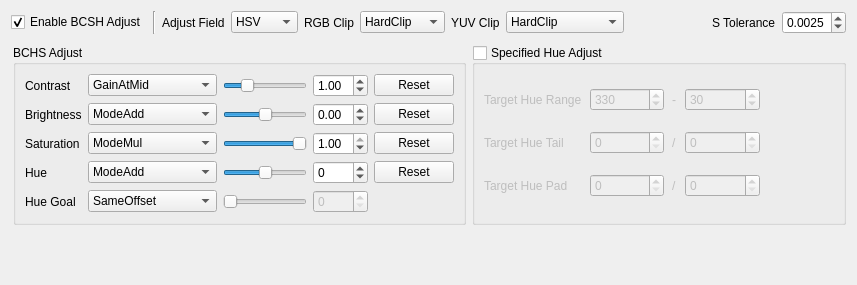
<?xml version="1.0" encoding="UTF-8"?>
<ui version="4.0">
 <class>HsvUiWidget</class>
 <widget class="QWidget" name="HsvUiWidget">
  <property name="geometry">
   <rect>
    <x>0</x>
    <y>0</y>
    <width>857</width>
    <height>285</height>
   </rect>
  </property>
  <property name="windowTitle">
   <string>HSV Config</string>
  </property>
  <layout class="QVBoxLayout" name="verticalLayout">
   <item>
    <layout class="QHBoxLayout" name="horizontalLayout_enable">
     <item>
      <widget class="QCheckBox" name="checkBox_enableHsvAdj">
       <property name="toolTip">
        <string>启用 HSV 调整处理</string>
       </property>
       <property name="text">
        <string>Enable BCSH Adjust</string>
       </property>
       <property name="checked">
        <bool>true</bool>
       </property>
      </widget>
     </item>
     <item>
      <widget class="Line" name="line">
       <property name="orientation">
        <enum>Qt::Orientation::Vertical</enum>
       </property>
      </widget>
     </item>
     <item>
      <widget class="QLabel" name="label_colorspace">
       <property name="text">
        <string>Adjust Field</string>
       </property>
      </widget>
     </item>
     <item>
      <widget class="QComboBox" name="comboBox_adjustField">
       <property name="sizePolicy">
        <sizepolicy hsizetype="Preferred" vsizetype="Fixed">
         <horstretch>0</horstretch>
         <verstretch>0</verstretch>
        </sizepolicy>
       </property>
       <item>
        <property name="text">
         <string>HSV</string>
        </property>
       </item>
       <item>
        <property name="text">
         <string>HSI</string>
        </property>
       </item>
       <item>
        <property name="text">
         <string>HSL</string>
        </property>
       </item>
       <item>
        <property name="text">
         <string>HCY</string>
        </property>
       </item>
       <item>
        <property name="text">
         <string>HSP</string>
        </property>
       </item>
       <item>
        <property name="text">
         <string>Lch</string>
        </property>
       </item>
       <item>
        <property name="text">
         <string>RGB</string>
        </property>
       </item>
       <item>
        <property name="text">
         <string>YCbCr</string>
        </property>
       </item>
      </widget>
     </item>
     <item>
      <widget class="QLabel" name="label_clip">
       <property name="text">
        <string>RGB Clip</string>
       </property>
      </widget>
     </item>
     <item>
      <widget class="QComboBox" name="comboBox_rgbClipType">
       <property name="enabled">
        <bool>true</bool>
       </property>
       <item>
        <property name="text">
         <string>HardClip</string>
        </property>
       </item>
       <item>
        <property name="text">
         <string>SoftClip</string>
        </property>
       </item>
       <item>
        <property name="text">
         <string>ConstHue</string>
        </property>
       </item>
      </widget>
     </item>
     <item>
      <widget class="QLabel" name="label_2">
       <property name="text">
        <string>YUV Clip</string>
       </property>
      </widget>
     </item>
     <item>
      <widget class="QComboBox" name="comboBox_yuvClipType">
       <property name="enabled">
        <bool>true</bool>
       </property>
       <item>
        <property name="text">
         <string>HardClip</string>
        </property>
       </item>
       <item>
        <property name="text">
         <string>ClipInRGB</string>
        </property>
       </item>
       <item>
        <property name="text">
         <string>ClipChroma</string>
        </property>
       </item>
       <item>
        <property name="text">
         <string>ClipChromaSoft</string>
        </property>
       </item>
      </widget>
     </item>
     <item>
      <spacer name="horizontalSpacer_enable">
       <property name="orientation">
        <enum>Qt::Orientation::Horizontal</enum>
       </property>
       <property name="sizeHint" stdset="0">
        <size>
         <width>40</width>
         <height>20</height>
        </size>
       </property>
      </spacer>
     </item>
     <item>
      <widget class="QLabel" name="label_toleranceS">
       <property name="toolTip">
        <string>S 保护阈值：小于该值的像素视为灰色像素，不会被放大</string>
       </property>
       <property name="text">
        <string>S Tolerance</string>
       </property>
      </widget>
     </item>
     <item>
      <widget class="QDoubleSpinBox" name="spinBox_toleranceS">
       <property name="sizePolicy">
        <sizepolicy hsizetype="Preferred" vsizetype="Preferred">
         <horstretch>0</horstretch>
         <verstretch>0</verstretch>
        </sizepolicy>
       </property>
       <property name="toolTip">
        <string>S 保护阈值：小于该值的像素视为灰色像素，不会被放大</string>
       </property>
       <property name="decimals">
        <number>4</number>
       </property>
       <property name="maximum">
        <double>0.100000000000000</double>
       </property>
       <property name="singleStep">
        <double>0.002500000000000</double>
       </property>
       <property name="value">
        <double>0.002500000000000</double>
       </property>
      </widget>
     </item>
    </layout>
   </item>
   <item>
    <layout class="QHBoxLayout" name="horizontalLayout" stretch="0,0">
     <property name="leftMargin">
      <number>2</number>
     </property>
     <property name="topMargin">
      <number>5</number>
     </property>
     <item>
      <widget class="QGroupBox" name="groupBox_hsvAdjust">
       <property name="toolTip">
        <string>V/S/H 三通道调整参数</string>
       </property>
       <property name="title">
        <string>BCHS Adjust</string>
       </property>
       <layout class="QGridLayout" name="gridLayout">
        <property name="leftMargin">
         <number>9</number>
        </property>
        <item row="2" column="3">
         <widget class="QDoubleSpinBox" name="spinBox_deltaS">
          <property name="toolTip">
           <string>S 调整量 ds，支持加性或乘性</string>
          </property>
          <property name="decimals">
           <number>2</number>
          </property>
          <property name="minimum">
           <double>-1.000000000000000</double>
          </property>
          <property name="maximum">
           <double>1.000000000000000</double>
          </property>
          <property name="singleStep">
           <double>0.010000000000000</double>
          </property>
          <property name="value">
           <double>1.000000000000000</double>
          </property>
         </widget>
        </item>
        <item row="0" column="4">
         <widget class="QPushButton" name="pushButton_resetC">
          <property name="text">
           <string>Reset</string>
          </property>
         </widget>
        </item>
        <item row="2" column="1">
         <widget class="QComboBox" name="comboBox_modeS">
          <property name="currentIndex">
           <number>1</number>
          </property>
          <item>
           <property name="text">
            <string>ModeAdd</string>
           </property>
          </item>
          <item>
           <property name="text">
            <string>ModeMul</string>
           </property>
          </item>
          <item>
           <property name="text">
            <string>MixGray_BT709</string>
           </property>
          </item>
          <item>
           <property name="text">
            <string>MixGray_BT601</string>
           </property>
          </item>
         </widget>
        </item>
        <item row="4" column="4">
         <widget class="QPushButton" name="pushButton_resetH">
          <property name="toolTip">
           <string>将 Delta H 重置为中性值 0</string>
          </property>
          <property name="text">
           <string>Reset</string>
          </property>
         </widget>
        </item>
        <item row="4" column="3">
         <widget class="QSpinBox" name="spinBox_deltaH">
          <property name="toolTip">
           <string>H 加性偏移 dh</string>
          </property>
          <property name="minimum">
           <number>-180</number>
          </property>
          <property name="maximum">
           <number>180</number>
          </property>
          <property name="singleStep">
           <number>1</number>
          </property>
          <property name="value">
           <number>0</number>
          </property>
         </widget>
        </item>
        <item row="4" column="0">
         <widget class="QLabel" name="label_deltaH">
          <property name="toolTip">
           <string>H 通道加性偏移</string>
          </property>
          <property name="text">
           <string>Hue</string>
          </property>
         </widget>
        </item>
        <item row="4" column="2">
         <widget class="QSlider" name="slider_deltaH">
          <property name="sizePolicy">
           <sizepolicy hsizetype="Expanding" vsizetype="Fixed">
            <horstretch>1</horstretch>
            <verstretch>0</verstretch>
           </sizepolicy>
          </property>
          <property name="minimumSize">
           <size>
            <width>40</width>
            <height>0</height>
           </size>
          </property>
          <property name="toolTip">
           <string>H 加性偏移 dh</string>
          </property>
          <property name="minimum">
           <number>-180</number>
          </property>
          <property name="maximum">
           <number>180</number>
          </property>
          <property name="value">
           <number>0</number>
          </property>
          <property name="orientation">
           <enum>Qt::Orientation::Horizontal</enum>
          </property>
         </widget>
        </item>
        <item row="2" column="2">
         <widget class="QSlider" name="slider_deltaS">
          <property name="sizePolicy">
           <sizepolicy hsizetype="Expanding" vsizetype="Fixed">
            <horstretch>1</horstretch>
            <verstretch>0</verstretch>
           </sizepolicy>
          </property>
          <property name="minimumSize">
           <size>
            <width>40</width>
            <height>0</height>
           </size>
          </property>
          <property name="toolTip">
           <string>S 调整量 ds，支持加性或乘性生效</string>
          </property>
          <property name="minimum">
           <number>-100</number>
          </property>
          <property name="maximum">
           <number>100</number>
          </property>
          <property name="pageStep">
           <number>10</number>
          </property>
          <property name="value">
           <number>100</number>
          </property>
          <property name="orientation">
           <enum>Qt::Orientation::Horizontal</enum>
          </property>
         </widget>
        </item>
        <item row="0" column="2">
         <widget class="QSlider" name="slider_gainC">
          <property name="sizePolicy">
           <sizepolicy hsizetype="Expanding" vsizetype="Fixed">
            <horstretch>1</horstretch>
            <verstretch>0</verstretch>
           </sizepolicy>
          </property>
          <property name="minimumSize">
           <size>
            <width>40</width>
            <height>0</height>
           </size>
          </property>
          <property name="toolTip">
           <string>对比度增益 gc，乘性作用于 V 通道</string>
          </property>
          <property name="minimum">
           <number>0</number>
          </property>
          <property name="maximum">
           <number>400</number>
          </property>
          <property name="value">
           <number>100</number>
          </property>
          <property name="orientation">
           <enum>Qt::Orientation::Horizontal</enum>
          </property>
         </widget>
        </item>
        <item row="1" column="0">
         <widget class="QLabel" name="label_deltaV">
          <property name="toolTip">
           <string>V 通道加性偏移（叠加在对比度增益之后）</string>
          </property>
          <property name="text">
           <string>Brightness</string>
          </property>
         </widget>
        </item>
        <item row="2" column="4">
         <widget class="QPushButton" name="pushButton_resetS">
          <property name="toolTip">
           <string>将 S 调整量重置为当前模式的中性值（加性 0 / 乘性 1）</string>
          </property>
          <property name="text">
           <string>Reset</string>
          </property>
         </widget>
        </item>
        <item row="0" column="1">
         <widget class="QComboBox" name="comboBox_modeC">
          <property name="sizePolicy">
           <sizepolicy hsizetype="Preferred" vsizetype="Fixed">
            <horstretch>0</horstretch>
            <verstretch>0</verstretch>
           </sizepolicy>
          </property>
          <property name="toolTip">
           <string>对比度增益参考点：GainAtMid 过 v=0.5 中点 / GainAtZero 过 v=0 原点 / GainAtBoth 按 gc&lt;1 或 &gt;1 自动选择 / TanSlant tan 映射 / FastStone（仅 RGB 域）逐通道 Levels 拉伸</string>
          </property>
          <property name="currentIndex">
           <number>0</number>
          </property>
          <item>
           <property name="text">
            <string>GainAtMid</string>
           </property>
          </item>
          <item>
           <property name="text">
            <string>GainAtZero</string>
           </property>
          </item>
          <item>
           <property name="text">
            <string>GainAtBoth</string>
           </property>
          </item>
          <item>
           <property name="text">
            <string>TanSlant</string>
           </property>
          </item>
          <item>
           <property name="text">
            <string>FastStone</string>
           </property>
          </item>
         </widget>
        </item>
        <item row="0" column="3">
         <widget class="QDoubleSpinBox" name="spinBox_gainC">
          <property name="toolTip">
           <string>对比度增益 gc，乘性作用于 V 通道</string>
          </property>
          <property name="decimals">
           <number>2</number>
          </property>
          <property name="minimum">
           <double>0.000000000000000</double>
          </property>
          <property name="maximum">
           <double>4.000000000000000</double>
          </property>
          <property name="singleStep">
           <double>0.010000000000000</double>
          </property>
          <property name="value">
           <double>1.000000000000000</double>
          </property>
         </widget>
        </item>
        <item row="1" column="4">
         <widget class="QPushButton" name="pushButton_resetV">
          <property name="toolTip">
           <string>将 Delta V 重置为中性值 0</string>
          </property>
          <property name="text">
           <string>Reset</string>
          </property>
         </widget>
        </item>
        <item row="5" column="3">
         <widget class="QSpinBox" name="spinBox_sameHueGoal">
          <property name="enabled">
           <bool>false</bool>
          </property>
          <property name="sizePolicy">
           <sizepolicy hsizetype="Minimum" vsizetype="Fixed">
            <horstretch>0</horstretch>
            <verstretch>0</verstretch>
           </sizepolicy>
          </property>
          <property name="toolTip">
           <string>目标色调角（0-360），HSV 调整向该颜色变化</string>
          </property>
          <property name="maximum">
           <number>360</number>
          </property>
         </widget>
        </item>
        <item row="5" column="2">
         <widget class="QSlider" name="slider_sameHueGoal">
          <property name="enabled">
           <bool>false</bool>
          </property>
          <property name="sizePolicy">
           <sizepolicy hsizetype="Expanding" vsizetype="Fixed">
            <horstretch>1</horstretch>
            <verstretch>0</verstretch>
           </sizepolicy>
          </property>
          <property name="minimumSize">
           <size>
            <width>0</width>
            <height>0</height>
           </size>
          </property>
          <property name="toolTip">
           <string>目标色调角（0-360），HSV 调整向该颜色变化</string>
          </property>
          <property name="minimum">
           <number>0</number>
          </property>
          <property name="maximum">
           <number>360</number>
          </property>
          <property name="value">
           <number>0</number>
          </property>
          <property name="orientation">
           <enum>Qt::Orientation::Horizontal</enum>
          </property>
         </widget>
        </item>
        <item row="2" column="0">
         <widget class="QLabel" name="label_deltaS">
          <property name="toolTip">
           <string>S 通道调整量：加性模式为 Delta，乘性模式为 Gain</string>
          </property>
          <property name="text">
           <string>Saturation</string>
          </property>
         </widget>
        </item>
        <item row="1" column="2">
         <widget class="QSlider" name="slider_deltaV">
          <property name="sizePolicy">
           <sizepolicy hsizetype="Expanding" vsizetype="Fixed">
            <horstretch>1</horstretch>
            <verstretch>0</verstretch>
           </sizepolicy>
          </property>
          <property name="minimumSize">
           <size>
            <width>40</width>
            <height>0</height>
           </size>
          </property>
          <property name="toolTip">
           <string>V 加性偏移 dv</string>
          </property>
          <property name="minimum">
           <number>-100</number>
          </property>
          <property name="maximum">
           <number>100</number>
          </property>
          <property name="value">
           <number>0</number>
          </property>
          <property name="orientation">
           <enum>Qt::Orientation::Horizontal</enum>
          </property>
         </widget>
        </item>
        <item row="1" column="1">
         <widget class="QComboBox" name="comboBox_modeV">
          <item>
           <property name="text">
            <string>ModeAdd</string>
           </property>
          </item>
          <item>
           <property name="text">
            <string>ModeMul</string>
           </property>
          </item>
          <item>
           <property name="text">
            <string>NegMulPosRat</string>
           </property>
          </item>
          <item>
           <property name="text">
            <string>ModeAddKeepHS</string>
           </property>
          </item>
          <item>
           <property name="text">
            <string>ModeAddKeepH</string>
           </property>
          </item>
         </widget>
        </item>
        <item row="0" column="0">
         <widget class="QLabel" name="label_gainC">
          <property name="toolTip">
           <string>对比度增益（乘性作用于 V 通道）</string>
          </property>
          <property name="text">
           <string>Contrast</string>
          </property>
         </widget>
        </item>
        <item row="1" column="3">
         <widget class="QDoubleSpinBox" name="spinBox_deltaV">
          <property name="toolTip">
           <string>V 加性偏移 dv</string>
          </property>
          <property name="decimals">
           <number>2</number>
          </property>
          <property name="minimum">
           <double>-1.000000000000000</double>
          </property>
          <property name="maximum">
           <double>1.000000000000000</double>
          </property>
          <property name="singleStep">
           <double>0.010000000000000</double>
          </property>
          <property name="value">
           <double>0.000000000000000</double>
          </property>
         </widget>
        </item>
        <item row="5" column="0">
         <widget class="QLabel" name="label_sameHueGoal">
          <property name="toolTip">
           <string>目标色相（0-360）：SameTarget 模式下色调统一向该颜色变化</string>
          </property>
          <property name="text">
           <string>Hue Goal</string>
          </property>
         </widget>
        </item>
        <item row="5" column="1">
         <widget class="QComboBox" name="comboBox_goalH">
          <property name="enabled">
           <bool>true</bool>
          </property>
          <item>
           <property name="text">
            <string>SameOffset</string>
           </property>
          </item>
          <item>
           <property name="text">
            <string>SameTarget</string>
           </property>
          </item>
         </widget>
        </item>
        <item row="4" column="1">
         <widget class="QComboBox" name="comboBox_modeH">
          <item>
           <property name="text">
            <string>ModeAdd</string>
           </property>
          </item>
          <item>
           <property name="text">
            <string>RotateOnGray</string>
           </property>
          </item>
          <item>
           <property name="text">
            <string>RotateMat709</string>
           </property>
          </item>
          <item>
           <property name="text">
            <string>RotateMat601</string>
           </property>
          </item>
          <item>
           <property name="text">
            <string>CompYByGamut</string>
           </property>
          </item>
          <item>
           <property name="text">
            <string>CompYByValue</string>
           </property>
          </item>
         </widget>
        </item>
       </layout>
      </widget>
     </item>
     <item>
      <widget class="QGroupBox" name="groupBox_setHueRange">
       <property name="enabled">
        <bool>true</bool>
       </property>
       <property name="toolTip">
        <string>只处理指定色调区域的像素</string>
       </property>
       <property name="title">
        <string>Specified Hue Adjust</string>
       </property>
       <property name="checkable">
        <bool>true</bool>
       </property>
       <property name="checked">
        <bool>false</bool>
       </property>
       <layout class="QGridLayout" name="gridLayout_hue">
        <property name="horizontalSpacing">
         <number>8</number>
        </property>
        <item row="0" column="0">
         <widget class="QLabel" name="label_hueRange">
          <property name="toolTip">
           <string>目标色调范围</string>
          </property>
          <property name="text">
           <string>Target Hue Range</string>
          </property>
         </widget>
        </item>
        <item row="2" column="2">
         <widget class="QLabel" name="label_huePadDash">
          <property name="sizePolicy">
           <sizepolicy hsizetype="Fixed" vsizetype="Preferred">
            <horstretch>0</horstretch>
            <verstretch>0</verstretch>
           </sizepolicy>
          </property>
          <property name="text">
           <string>/</string>
          </property>
         </widget>
        </item>
        <item row="1" column="3">
         <widget class="QSpinBox" name="spinBox_hueEndTail">
          <property name="sizePolicy">
           <sizepolicy hsizetype="MinimumExpanding" vsizetype="Fixed">
            <horstretch>0</horstretch>
            <verstretch>0</verstretch>
           </sizepolicy>
          </property>
          <property name="toolTip">
           <string>结束端向内过渡角度（0~hr/2），过渡区与输入色 alpha 融合</string>
          </property>
          <property name="maximum">
           <number>180</number>
          </property>
          <property name="value">
           <number>0</number>
          </property>
         </widget>
        </item>
        <item row="0" column="3">
         <widget class="QSpinBox" name="spinBox_hueEnd">
          <property name="sizePolicy">
           <sizepolicy hsizetype="MinimumExpanding" vsizetype="Fixed">
            <horstretch>0</horstretch>
            <verstretch>0</verstretch>
           </sizepolicy>
          </property>
          <property name="toolTip">
           <string>目标色调范围结束角（0-360，支持跨 0° 环绕）</string>
          </property>
          <property name="maximum">
           <number>360</number>
          </property>
          <property name="value">
           <number>30</number>
          </property>
         </widget>
        </item>
        <item row="1" column="1">
         <widget class="QSpinBox" name="spinBox_hueStartTail">
          <property name="sizePolicy">
           <sizepolicy hsizetype="MinimumExpanding" vsizetype="Fixed">
            <horstretch>0</horstretch>
            <verstretch>0</verstretch>
           </sizepolicy>
          </property>
          <property name="toolTip">
           <string>起始端向内过渡角度（0~hr/2），过渡区与输入色 alpha 融合</string>
          </property>
          <property name="maximum">
           <number>180</number>
          </property>
          <property name="value">
           <number>0</number>
          </property>
         </widget>
        </item>
        <item row="2" column="0">
         <widget class="QLabel" name="label_huePad">
          <property name="toolTip">
           <string>色调区间向外过渡的角度</string>
          </property>
          <property name="text">
           <string>Target Hue Pad</string>
          </property>
         </widget>
        </item>
        <item row="0" column="2">
         <widget class="QLabel" name="label_hueRangeDash">
          <property name="sizePolicy">
           <sizepolicy hsizetype="Fixed" vsizetype="Preferred">
            <horstretch>0</horstretch>
            <verstretch>0</verstretch>
           </sizepolicy>
          </property>
          <property name="text">
           <string>-</string>
          </property>
         </widget>
        </item>
        <item row="2" column="1">
         <widget class="QSpinBox" name="spinBox_hueStartPad">
          <property name="sizePolicy">
           <sizepolicy hsizetype="MinimumExpanding" vsizetype="Fixed">
            <horstretch>0</horstretch>
            <verstretch>0</verstretch>
           </sizepolicy>
          </property>
          <property name="toolTip">
           <string>起始端向外扩展角度（0~hr/2），扩展区与输入色 alpha 融合</string>
          </property>
          <property name="maximum">
           <number>60</number>
          </property>
          <property name="value">
           <number>0</number>
          </property>
         </widget>
        </item>
        <item row="2" column="3">
         <widget class="QSpinBox" name="spinBox_hueEndPad">
          <property name="sizePolicy">
           <sizepolicy hsizetype="MinimumExpanding" vsizetype="Fixed">
            <horstretch>0</horstretch>
            <verstretch>0</verstretch>
           </sizepolicy>
          </property>
          <property name="toolTip">
           <string>结束端向外扩展角度（0~hr/2），扩展区与输入色 alpha 融合</string>
          </property>
          <property name="maximum">
           <number>60</number>
          </property>
          <property name="value">
           <number>0</number>
          </property>
         </widget>
        </item>
        <item row="0" column="1">
         <widget class="QSpinBox" name="spinBox_hueStart">
          <property name="sizePolicy">
           <sizepolicy hsizetype="MinimumExpanding" vsizetype="Fixed">
            <horstretch>0</horstretch>
            <verstretch>0</verstretch>
           </sizepolicy>
          </property>
          <property name="toolTip">
           <string>目标色调范围起始角（0-360，支持跨 0° 环绕）</string>
          </property>
          <property name="maximum">
           <number>360</number>
          </property>
          <property name="value">
           <number>330</number>
          </property>
         </widget>
        </item>
        <item row="1" column="2">
         <widget class="QLabel" name="label_hueTailDash">
          <property name="sizePolicy">
           <sizepolicy hsizetype="Fixed" vsizetype="Preferred">
            <horstretch>0</horstretch>
            <verstretch>0</verstretch>
           </sizepolicy>
          </property>
          <property name="text">
           <string>/</string>
          </property>
         </widget>
        </item>
        <item row="1" column="0">
         <widget class="QLabel" name="label_hueTail">
          <property name="toolTip">
           <string>色调区间向内过渡的角度</string>
          </property>
          <property name="text">
           <string>Target Hue Tail</string>
          </property>
         </widget>
        </item>
        <item row="2" column="4">
         <spacer name="horizontalSpacer_hue">
          <property name="orientation">
           <enum>Qt::Orientation::Horizontal</enum>
          </property>
          <property name="sizeHint" stdset="0">
           <size>
            <width>40</width>
            <height>20</height>
           </size>
          </property>
         </spacer>
        </item>
       </layout>
      </widget>
     </item>
    </layout>
   </item>
   <item>
    <spacer name="verticalSpacer">
     <property name="orientation">
      <enum>Qt::Orientation::Vertical</enum>
     </property>
     <property name="sizeHint" stdset="0">
      <size>
       <width>20</width>
       <height>40</height>
      </size>
     </property>
    </spacer>
   </item>
  </layout>
 </widget>
 <tabstops>
  <tabstop>checkBox_enableHsvAdj</tabstop>
  <tabstop>comboBox_adjustField</tabstop>
  <tabstop>comboBox_rgbClipType</tabstop>
  <tabstop>comboBox_yuvClipType</tabstop>
  <tabstop>spinBox_toleranceS</tabstop>
  <tabstop>comboBox_modeC</tabstop>
  <tabstop>slider_gainC</tabstop>
  <tabstop>spinBox_gainC</tabstop>
  <tabstop>pushButton_resetC</tabstop>
  <tabstop>comboBox_modeV</tabstop>
  <tabstop>slider_deltaV</tabstop>
  <tabstop>spinBox_deltaV</tabstop>
  <tabstop>pushButton_resetV</tabstop>
  <tabstop>comboBox_modeS</tabstop>
  <tabstop>slider_deltaS</tabstop>
  <tabstop>spinBox_deltaS</tabstop>
  <tabstop>pushButton_resetS</tabstop>
  <tabstop>comboBox_modeH</tabstop>
  <tabstop>slider_deltaH</tabstop>
  <tabstop>spinBox_deltaH</tabstop>
  <tabstop>pushButton_resetH</tabstop>
  <tabstop>comboBox_goalH</tabstop>
  <tabstop>slider_sameHueGoal</tabstop>
  <tabstop>spinBox_sameHueGoal</tabstop>
  <tabstop>groupBox_setHueRange</tabstop>
  <tabstop>spinBox_hueStart</tabstop>
  <tabstop>spinBox_hueEnd</tabstop>
  <tabstop>spinBox_hueStartTail</tabstop>
  <tabstop>spinBox_hueEndTail</tabstop>
  <tabstop>spinBox_hueStartPad</tabstop>
  <tabstop>spinBox_hueEndPad</tabstop>
 </tabstops>
 <resources/>
 <connections/>
</ui>
